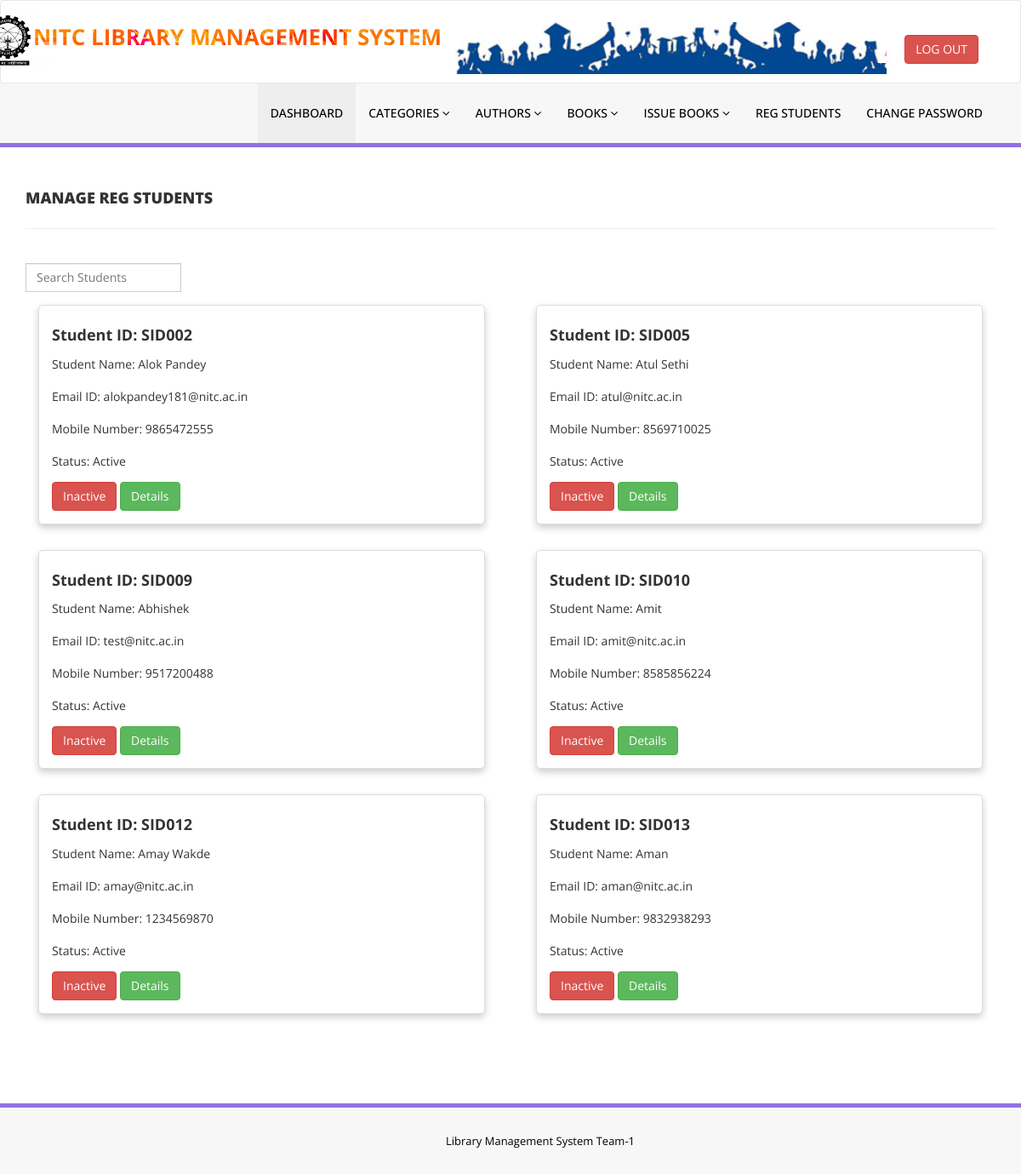
The app's page /admin/reg-students.php (signed in) with its own data.
### tables this page shows
CREATE TABLE `tblstudents` (
  `id` int(11) NOT NULL,
  `StudentId` varchar(100) DEFAULT NULL,
  `FullName` varchar(120) DEFAULT NULL,
  `EmailId` varchar(120) DEFAULT NULL,
  `MobileNumber` char(11) DEFAULT NULL,
  `Password` varchar(120) DEFAULT NULL,
  `Status` int(1) DEFAULT NULL
);

### admin/reg-students.php (the view, shortened to what this page needs)
<?php
include('includes/config.php');
if(strlen($_SESSION['alogin'])==0)
    {
header('location:index.php');
}
else{
    ?>
<!DOCTYPE html>
<html xmlns="http://www.w3.org/1999/xhtml">
<head>
    <link href="assets/css/bootstrap.css" rel="stylesheet" />
    <link href="assets/css/font-awesome.css" rel="stylesheet" />
    <link href="assets/js/dataTables/dataTables.bootstrap.css" rel="stylesheet" />
    <link href="assets/css/style.css" rel="stylesheet" />
</head>
<body>
    <?php include('includes/header.php');?>
    <div class="content-wrapper">
    <div class="container">
        <div class="row pad-botm">
            <div class="col-md-12">
                <h4 class="header-line">Manage Reg Students</h4>
            </div>
        </div>
        <div class="row">
            <div class="col-md-6">
                <div class="input-group">
                    <input type="text" class="form-control" placeholder="Search Students">
                </div>
            </div>
        </div>
        <div class="row">
            <?php
            $sql = "SELECT * from tblstudents";
            $query = $dbh->prepare($sql);
            $query->execute();
            $results = $query->fetchAll(PDO::FETCH_OBJ);
            if ($query->rowCount() > 0) {
                foreach ($results as $result) {
            ?>
                <div class="col-md-6">
                    <div class="book-card">
                        <h4 class="book-card-title">Student ID: <?php echo htmlentities($result->StudentId); ?></h4>
                        <p class="book-card-info_name">
                            Student Name: <?php echo htmlentities($result->FullName); ?><br />
                        </p>
                        <p class="book-card-info_email">
                            Email ID: <?php echo htmlentities($result->EmailId); ?><br />
                        </p>
                        <p class="book-card-info_mob">
                            Mobile Number: <?php echo htmlentities($result->MobileNumber); ?><br />
                        </p>
                        <p class="book-card-info_status">
                            Status:
                            <?php if ($result->Status == 1) {
                                echo htmlentities("Active");
                            } else {
                                echo htmlentities("Blocked");
                            } ?>
                        </p>
                        <div class="book-card-actions">
                            <?php if ($result->Status == 1) { ?>
                                <a href="reg-students.php?inid=<?php echo htmlentities($result->id); ?>"
                                    onclick="return confirm('Are you sure you want to block this student?');"
                                    class="btn btn-danger">Inactive</a>
                            <?php } else { ?>
                                <a href="reg-students.php?id=<?php echo htmlentities($result->id); ?>"
                                    onclick="return confirm('Are you sure you want to activate this student?');"
                                    class="btn btn-primary">Active</a>
                            <?php } ?>
                            <a href="student-history.php?stdid=<?php echo htmlentities($result->StudentId); ?>"
                                class="btn btn-success">Details</a>
                        </div>
                    </div>
                </div>
            <?php
                }
            }
            ?>
        </div>
    </div>
</div>
    <?php include('includes/footer.php');?>
</body>
</html>
<?php } ?>

### admin/assets/css/style.css (style rules this page uses)
.content-wrapper { margin-top: 40px; min-height:800px; padding-bottom:90px; }
.header-line { font-weight:900; padding-bottom:25px; border-bottom:1px solid #eeeeee; text-transform:uppercase; }
.pad-botm { padding-bottom:30px; }

### admin/reg-students.php (style rules this page uses)
.book-card { border: 1px solid #ddd; border-radius: 5px; box-shadow: 0 4px 8px rgba(0, 0, 0, 0.2); padding: 15px; margin: 15px; background-color: #fff; transition: box-shadow 0.3s ease-in-out, transform 0.3s ease-in-out; }
.book-card-title { font-weight: bold; margin-top: 10px; }

### records on screen
tblstudents: StudentId "SID002", FullName "Alok Pandey", EmailId "alokpandey181@nitc.ac.in", MobileNumber "9865472555"
tblstudents: StudentId "SID005", FullName "Atul Sethi", EmailId "atul@nitc.ac.in", MobileNumber "8569710025"
tblstudents: StudentId "SID009", FullName "Abhishek", EmailId "test@nitc.ac.in", MobileNumber "9517200488"
tblstudents: StudentId "SID010", FullName "Amit", EmailId "amit@nitc.ac.in", MobileNumber "8585856224"
tblstudents: StudentId "SID012", FullName "Amay Wakde", EmailId "amay@nitc.ac.in", MobileNumber "1234569870"
tblstudents: StudentId "SID013", FullName "Aman", EmailId "aman@nitc.ac.in", MobileNumber "9832938293"
